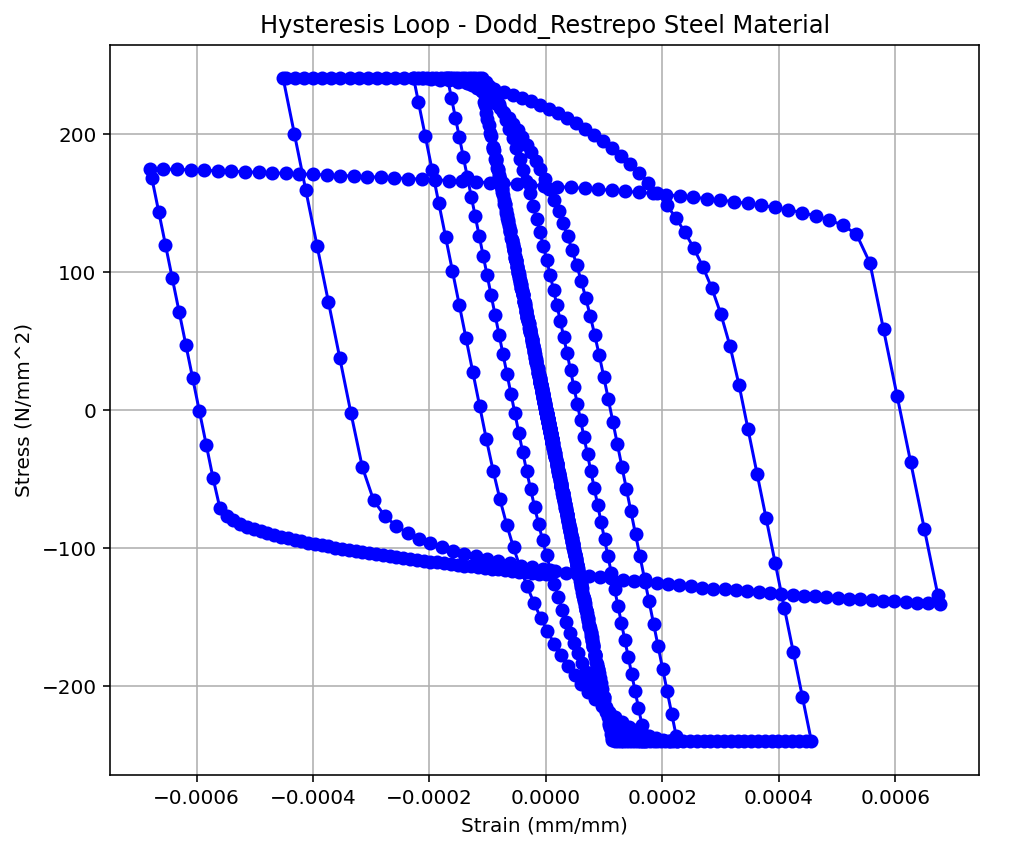

Python code for this plot:
#**************************************************************
#                    >> IN THE NAME OF ALLAH << 
#  HYSTERETIC BEHAVIOR OF STEEL MATERIAL USING OPENSEES     
#  Cyclic Displacement-Controlled Analysis
#  THIS PROGRAM WRITTEN BY SALAR DELAVAR GHASHGHAEI (QASHQAI)
#**************************************************************

import openseespy.opensees as ops
import numpy as np
import matplotlib.pyplot as plt

#%% ------------------------------------------------------------
# 1. INITIALIZE MODEL
ops.wipe()
ops.model('Basic', '-ndm', 1, '-ndf', 1)

#%% ------------------------------------------------------------
# 2. MATERIAL PROPERTIES (STEEL - Dodd_Restrepo)
Es = 210e4        # [N/mm^2] Young's modulus
fy = 240          # [N/mm^2] Yield stress
ey = fy / Es      # [mm/mm] Yield strain
esh = ey * 5.2    # [mm/mm] Tensile strain at initiation of strain hardening
fu = 1.1818 * fy  # [N/mm^2] Ultimate stress
esu = 0.12        # [mm/mm] Ultimate strain
Esh = (fu-fy)/(esu-ey) # [N/mm^2] Tensile strain at initiation of strain hardening
eshi = (esu + 5*esh)/5   # [mm/mm] Tensile strain for a point on strain hardening curve, recommended range of values for ESHI: [ (ESU + 5*ESH)/6, (ESU + 3*ESH)/4]
fshi = fu * 0.5          # [N/mm^2] Tensile stress at point on strain hardening curve corresponding to ESHI
OmegaFac = 0.8     # hardening curve. Range: [0.75, 1.15]. Largest value tends to near a bilinear Bauschinger curve. Default = 1.0

matTag = 1

# Definition of Dodd_Restrepo material
# uniaxialMaterial Dodd_Restrepo $tag $Fy $Fsu $ESH $ESU $Youngs $ESHI $FSHI <$OmegaFac>
ops.uniaxialMaterial('Dodd_Restrepo', matTag, fy, fu, esh, esu, Es, eshi, -ey, fshi, OmegaFac)
# INFO LINK: https://opensees.berkeley.edu/wiki/index.php/DoddRestrepo
#%% ------------------------------------------------------------
# 3. MODEL GEOMETRY (ZERO-LENGTH ELEMENT)
ops.node(1, 0.0)
ops.node(2, 0.0)

ops.fix(1, 1)   # Fixed node
ops.fix(2, 0)   # Free node

ops.element('zeroLength', 1, 1, 2, '-mat', matTag, '-dir', 1)

#%% ------------------------------------------------------------
# 4. CYCLIC STRAIN PROTOCOL

# Key strain points (same logic as your protocol)
key_disp = np.array([
     0.0,
     0.1*ey,   -0.1*ey,
     0.5*ey,   -0.5*ey,
     0.8*ey,   -0.8*ey,
     ey,       -ey,
     1.5*ey,   -1.5*ey,
     2*ey,     -2*ey,
     4*ey,     -4*ey,
     6*ey,     -6*ey,
     #0.5*esu,  -0.5*esu,
     #0.9*esu,  -0.9*esu,
     #1.0*esu,  -1.0*esu,
     #1.1*esu,  -1.1*esu,
     0.0
])

#%% ------------------------------------------------------------
# Generate 1000-point strain protocol
n_points = 1000
disp_protocol = np.interp(
    np.linspace(0, len(key_disp) - 1, n_points),
    np.arange(len(key_disp)),
    key_disp
)


#%% ------------------------------------------------------------
# 5. ANALYSIS SETUP
ops.timeSeries('Linear', 1)
ops.pattern('Plain', 1, 1)
ops.load(2, 1.0)

ops.system('BandGeneral')
ops.test('NormDispIncr', 1e-8, 10000) # INFO LINK: https://openseespydoc.readthedocs.io/en/latest/src/test.html
ops.numberer('Plain')
ops.constraints('Plain')
ops.algorithm('Newton')
ops.analysis('Static')

#%% ------------------------------------------------------------
# 6. RUN ANALYSIS & RECORD RESPONSE
disp = []
force = []

for target_disp in disp_protocol:
    current_disp = ops.nodeDisp(2, 1)
    dU = target_disp - current_disp

    ops.integrator('DisplacementControl', 2, 1, dU)
    ops.analyze(1)

    disp.append(ops.nodeDisp(2, 1))
    force.append(ops.eleForce(1)[0])

#%% ------------------------------------------------------------
# 7. PLOT HYSTERESIS LOOP
plt.figure(figsize=(7, 6))
plt.plot(disp, force, '-bo', linewidth=1.5)
plt.xlabel('Strain (mm/mm)')
plt.ylabel('Stress (N/mm^2)')
plt.title('Hysteresis Loop - Dodd_Restrepo Steel Material')
plt.grid(True)
plt.tight_layout()
plt.show()
